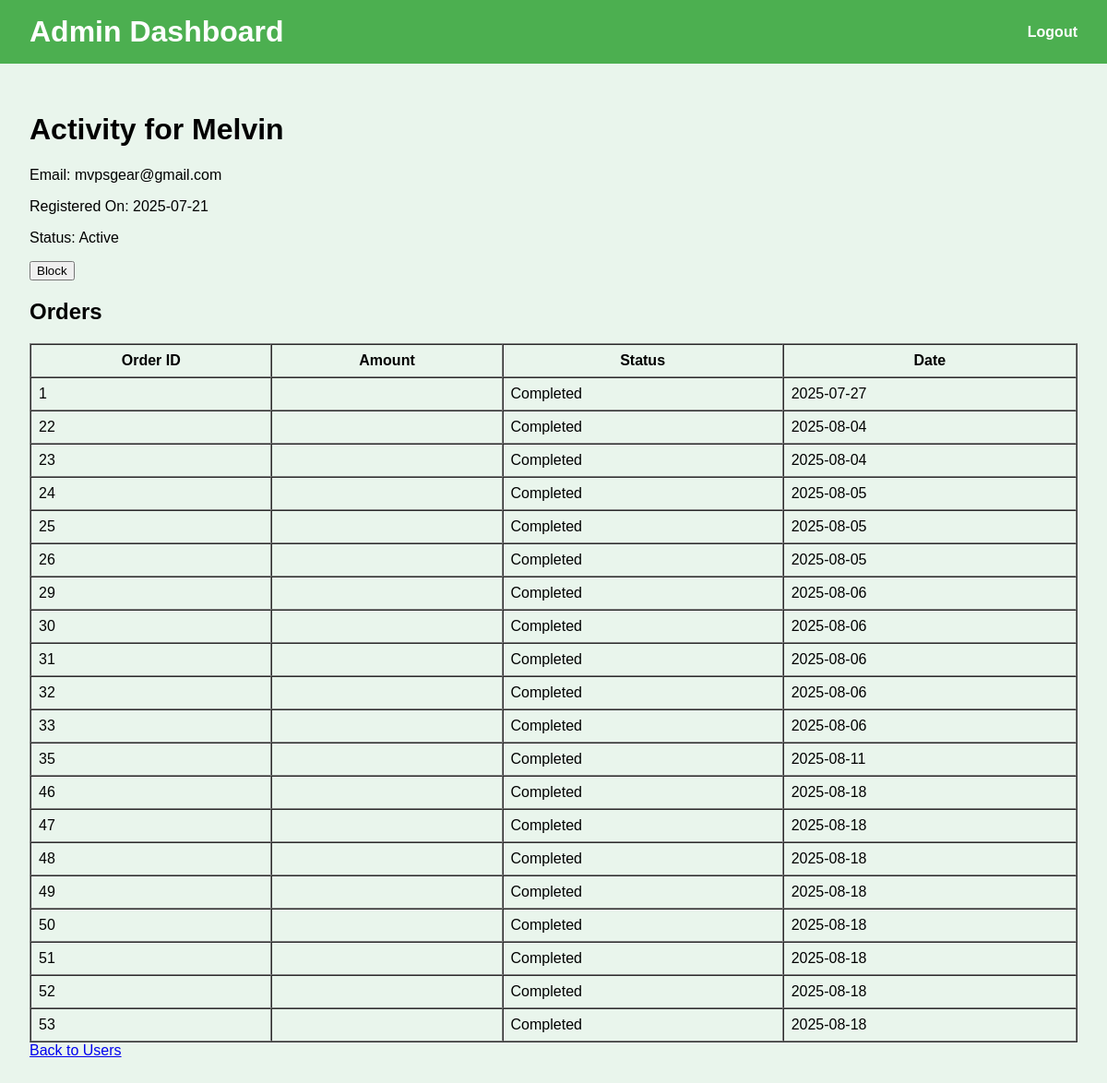
Screenshot of /admin/users/4/activity with the database file from the repository.
### models.py (models this page shows, shortened)
class User(db.Model, UserMixin):
    id = db.Column(db.Integer, primary_key=True)
    name = db.Column(db.String(120))
    email = db.Column(db.String(120), unique=True, nullable=False)
    password_hash = db.Column(db.String(128))  # Keep password hash here only
    role = db.Column(db.String(50), default='buyer')  # 'buyer' or 'supplier'
    created_at = db.Column(db.DateTime, default=datetime.utcnow)
    supplier = db.relationship('Supplier', backref='user', uselist=False)
    cart = db.relationship('Cart', backref='buyer', uselist=False)
    orders = db.relationship('Order', backref='buyer', lazy=True)
    reset_token = db.Column(db.String(100), nullable=True)
    reset_token_expiry = db.Column(db.DateTime, nullable=True)
    address_street = db.Column(db.String(255), nullable=True)
    address_city = db.Column(db.String(100), nullable=True)
    address_state = db.Column(db.String(100), nullable=True)
    address_postcode = db.Column(db.String(20), nullable=True)
    address_country = db.Column(db.String(100), nullable=True)
    billing_street = db.Column(db.String(255), nullable=True)
    billing_city = db.Column(db.String(100), nullable=True)
    billing_state = db.Column(db.String(100), nullable=True)
    billing_postcode = db.Column(db.String(20), nullable=True)
    billing_country = db.Column(db.String(100), nullable=True)
    is_blocked = db.Column(db.Boolean, default=False)

class Order(db.Model):
    id = db.Column(db.Integer, primary_key=True)
    buyer_id = db.Column(db.Integer, db.ForeignKey('user.id'), nullable=True)
    email = db.Column(db.String(255), nullable=True)
    total_price = db.Column(db.Numeric(10, 2), nullable=False)
    status = db.Column(db.Enum('pending', 'shipped', 'delivered', 'Completed', name='order_status'), default='pending')
    created_at = db.Column(db.DateTime, default=datetime.utcnow)
    shipping = db.relationship('Shipping', back_populates='order')
    items = db.relationship('OrderItem', backref='order', lazy=True)

### app.py (the view)
@admin_bp.route('/users/<int:user_id>/activity')
def user_activity(user_id):
    user = User.query.get_or_404(user_id)
    orders = user.orders  # example
    return render_template('admin_user_activity.html', user=user, orders=orders)

### app.py (called while the page is built)
@app.context_processor
def inject_faqs():
    faqs = get_faqs()
    return dict(faqs=faqs[:3])

### templates/admin_user_activity.html (shortened to what this page needs)
{% extends "admin_base.html" %}
{% block content %}
<h1>Activity for {{ user.name }}</h1>
<p>Email: {{ user.email }}</p>
<p>Registered On: {{ user.created_at.strftime('%Y-%m-%d') }}</p>
<p>Status: {{ 'Blocked' if user.is_blocked else 'Active' }}</p>
<form action="{{ url_for('admin.unblock_user' if user.is_blocked else 'admin.block_user', user_id=user.id) }}" method="post">
    <button type="submit">{{ 'Unblock' if user.is_blocked else 'Block' }}</button>
</form>
<h2>Orders</h2>
{% if orders %}
<table border="1" cellpadding="8" cellspacing="0" width="100%">
    <thead>
        <tr>
            <th>Order ID</th>
            <th>Amount</th>
            <th>Status</th>
            <th>Date</th>
        </tr>
    </thead>
    <tbody>
        {% for order in orders %}
        <tr>
            <td>{{ order.id }}</td>
            <td>{{ order.amount }}</td>
            <td>{{ order.status }}</td>
            <td>{{ order.created_at.strftime('%Y-%m-%d') }}</td>
        </tr>
        {% endfor %}
    </tbody>
</table>
{% else %}
<p>No orders found for this user.</p>
{% endif %}
<a href="{{ url_for('admin.admin_users') }}">Back to Users</a>
{% endblock %}

### templates/admin_base.html (style rules this page uses)
body { font-family: Arial, sans-serif; background: #e9f5ec; margin: 0; padding: 0; }

### rows the page displays
User: name "Melvin", email "mvpsgear@gmail.com", created_at "2025-07-21", is_blocked "Active", is_blocked "Block"
Order: id "1", status "Completed", created_at "2025-07-27"
Order: id "22", status "Completed", created_at "2025-08-04"
Order: id "23", status "Completed", created_at "2025-08-04"
Order: id "24", status "Completed", created_at "2025-08-05"
Order: id "25", status "Completed", created_at "2025-08-05"
Order: id "26", status "Completed", created_at "2025-08-05"
Order: id "29", status "Completed", created_at "2025-08-06"
Order: id "30", status "Completed", created_at "2025-08-06"
Order: id "31", status "Completed", created_at "2025-08-06"
Order: id "32", status "Completed", created_at "2025-08-06"
Order: id "33", status "Completed", created_at "2025-08-06"
Order: id "35", status "Completed", created_at "2025-08-11"
Order: id "46", status "Completed", created_at "2025-08-18"
Order: id "47", status "Completed", created_at "2025-08-18"
Order: id "48", status "Completed", created_at "2025-08-18"
Order: id "49", status "Completed", created_at "2025-08-18"
Order: id "50", status "Completed", created_at "2025-08-18"
Order: id "51", status "Completed", created_at "2025-08-18"
Order: id "52", status "Completed", created_at "2025-08-18"
Order: id "53", status "Completed", created_at "2025-08-18"
